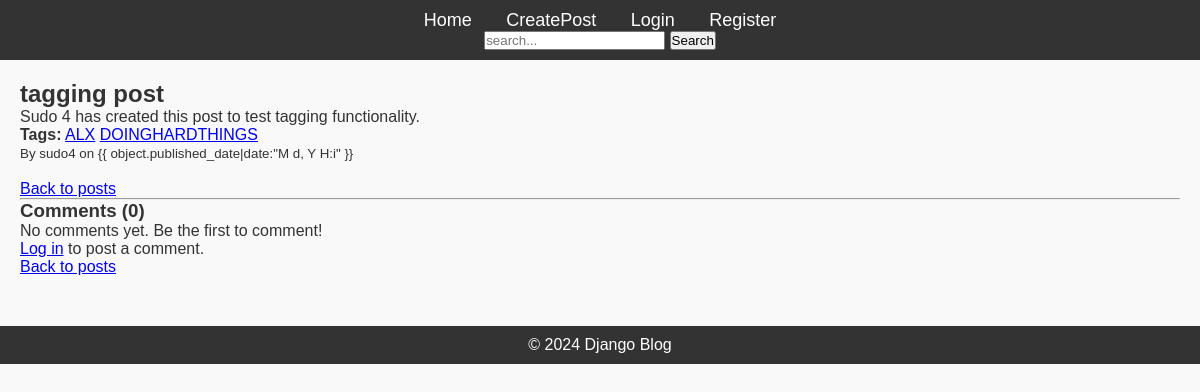
/post/5/, run on the app's committed database.
### blog/models.py (models this page shows, shortened)
class Post(models.Model):
    title = models.CharField(max_length=200)
    content = models.TextField()
    published_date = models.DateTimeField(auto_now_add=True)
    author = models.ForeignKey(User, on_delete=models.CASCADE)
    tags = TaggableManager()  # replaces custom Tag model.

### blog/views.py (the view)
# urls.py: path('post/<int:pk>/', views.PostDetailView.as_view(), name='post-detail'),
class PostDetailView(DetailView):
    model = Post
    template_name = 'blog/post_detail.html'
    def get_context_data(self, **kwargs):
        context = super().get_context_data(**kwargs)
        context['comment_form'] = CommentForm()
        context['comments'] = self.object.comments.all()
        return context

### blog/forms.py (shortened to what this page needs)
class CommentForm(forms.ModelForm):
    class Meta:
        model = Comment
        fields = ['content']
        widgets = {
            'content': forms.Textarea(attrs={
                'rows': 3,
                'placeholder': "Write a thoughtful comment...",
                'class': 'form-control'
            }),
        }

### blog/templates/blog/post_detail.html (shortened to what this page needs)
{% extends 'blog/base.html' %} {% block content %}
<article>
  <h2>{{ object.title }}</h2>
  <p>{{ object.content|linebreaks }}</p>
  <p>
    <strong>Tags:</strong>
    {% for tag in object.tags.all %}
    <a href="{% url 'posts-by-tag' tag.name%}" class="badge bg-secondary"
      >{{ tag.name }}</a
    >
    {% empty %} No tags. {% endfor %}
  </p>
  <p>
    <small
      >By {{ object.author.username }} on {{ object.published_date|date:"M d, Y
      H:i" }}</small
    >
  </p>
  <br /><a href="{% url 'post-list' %}">Back to posts</a>
</article>
<hr />
<section id="comments">
  <h3>Comments ({{ comments.count }})</h3>
  {% for comment in comments %}
  <div class="comment">
    <p>{{ comment.content|linebreaks }}</p>
    <p>
      <small
        >by {{ comment.author.username }} — {{ comment.created_at|date:"M d, Y
        H:i" }}</small
      >
    </p>
    {% if user.is_authenticated and user == comment.author %}
    <p>
      <a href="{% url 'comment-update' object.pk comment.pk %}">Edit</a> |
      <a href="{% url 'comment-delete' object.pk comment.pk %}">Delete</a>
    </p>
    {% endif %}
  </div>
  <hr />
  {% empty %}
  <p>No comments yet. Be the first to comment!</p>
  {% endfor %}
</section>
<section id="add-comment">
  {% if user.is_authenticated %}
  <h4>Leave a comment</h4>
  <form method="post" action="{% url 'comment-create' object.pk %}">
    {% csrf_token %} {{ comment_form.as_p }}
    <button type="submit">Post comment</button>
  </form>
  {% else %}
  <p><a href="{% url 'login' %}">Log in</a> to post a comment.</p>
  {% endif %}
</section>
<a href="{% url 'post-list' %}">Back to posts</a>
{% endblock %}

### blog/static/css/styles.css (style rules this page uses)
* { margin: 0; padding: 0; box-sizing: border-box; }
body { font-family: Arial, sans-serif; background-color: #f9f9f9; color: #333; }

### data on the page
Post: title "tagging post", content "Sudo 4 has created this post to test tagging functionality.", author.username "sudo4", count "0"
Tag: name "ALX"
Tag: name "DOINGHARDTHINGS"
